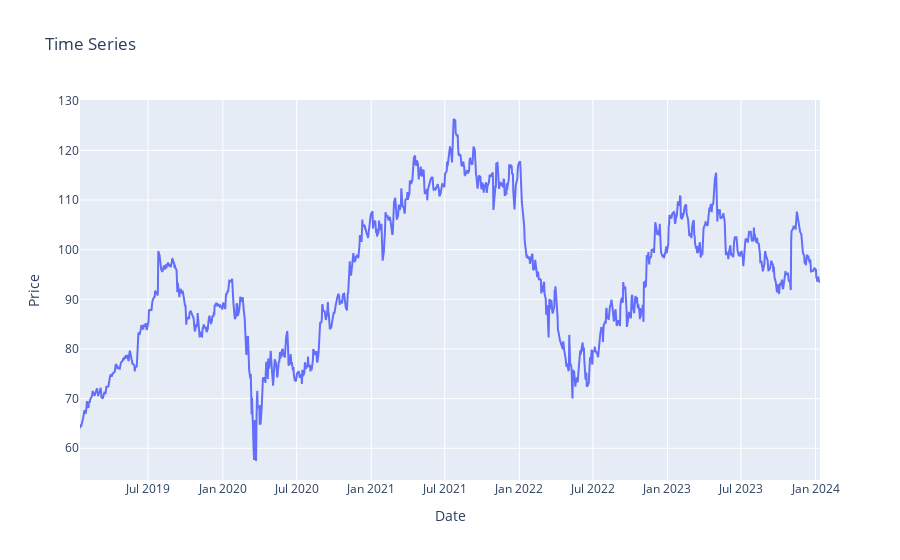

This figure's notebook cell:
### Code cell
fig = go.Figure([go.Scatter(x=df['Date'], y=df['High'])])
fig.update_layout(title='Time Series',
                  xaxis_title='Date',
                  yaxis_title='Price')

### Figure 1 — Plotly figure (JSON) as saved in the notebook; plotly's stock layout.template omitted (floating-point values rounded to 4 significant figures; data arrays with more than 128 entries replaced by an {"elided": "..."} marker saying what was removed)
{"data": [{"type": "scatter", "x": {"elided": "1259 str values"}, "y": {"elided": "1259 float values"}}], "layout": {"title": {"text": "Time Series"}, "xaxis": {"title": {"text": "Date"}}, "yaxis": {"title": {"text": "Price"}}}}
